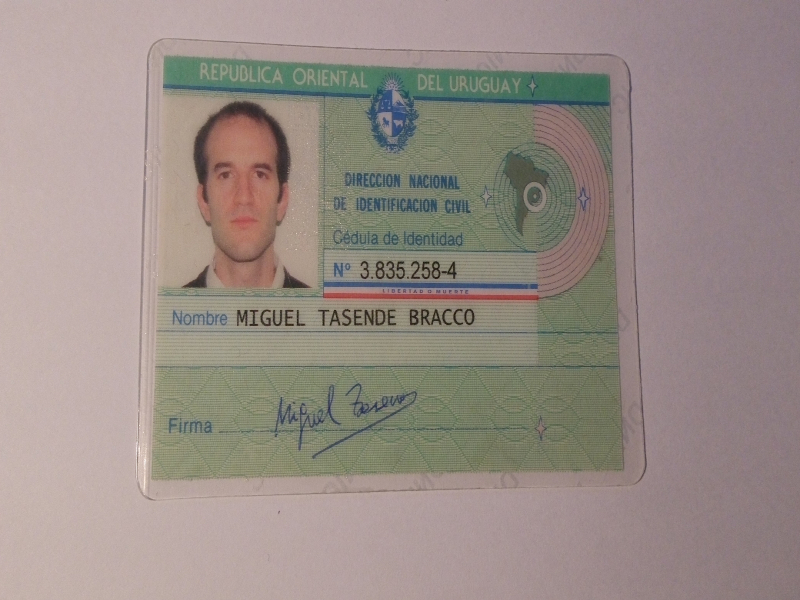
%> input picture practica3/imagenes/miCI1modif.jpg, 800 x 600 px
$ octave ej5.m   (GNU Octave 9; MATLAB toolbox functions it lacks are replaced by stand-ins)
%> lines starting %> are read from the running program, lines starting %| are printed output that depends on the picture; in (x1, y1, x2, y2) boxes, pixels count from 0 and x2, y2 are one past the last pixel; in counts of white or black regions, pixels touching at a corner belong together; the program's own positions count from 1
### practica3/funciones/sobel.m
function imaRes = sobel(imagen,p)
%p es el porcentaje de "magnitudes" que me quedo para el umbral
%p=-1 para default 10%

filtroH = [-1 0 1;-2 0 2;-1 0 1];
filtroV = [-1 -2 -1;0 0 0;1 2 1];


imaTemp = sqrt(conv2(double(imagen),filtroH,'same').^2 + conv2(double(imagen),filtroV,'same').^2);

%umbral = sqrt(4*mean2(imaTemp));
%Me quedo con p% magnitudes
if(p==-1)
    pInterno = 0.1;
else
    pInterno = p;
end

ordenado = sort(imaTemp(:));
umbral = ordenado(floor(length(ordenado)*(1-pInterno)));

%imaRes = uint8(imaTemp.*(imaTemp>umbral));
imaRes = uint8(255*(imaTemp>umbral));
imaRes = imaRes(2:size(imaRes,1)-1,2:size(imaRes,2)-1); %Saco el "marco

### practica3/funciones/contorno.m
function imaRes=contorno(imagen,K)

[M N] = size(imagen);

imaRes = zeros(M,N);

for i=1:M %Puntos de entrada
    temp = find(imagen(i,:),K,'first');
    if(length(temp)>0)
        jIzq = temp;
        imaRes(i,jIzq) = imagen(i,jIzq);
    end
    temp = find(imagen(i,:),K,'last');
    if(length(temp)>0)
        jDer = temp;
        imaRes(i,jDer) = imagen(i,jDer);
    end
end

for j=1:N %Puntos de entrada
    temp = find(imagen(:,j),K,'first');
    if(length(temp)>0)
        iArriba = temp;
        imaRes(iArriba,j) = imagen(iArriba,j);
    end
    temp = find(imagen(:,j),K,'last');
    if(length(temp)>0)
        iAbajo = temp;
        imaRes(iAbajo,j) = imagen(iAbajo,j);
    end
end

### practica3/funciones/houghM.m
function [matrizH,rho,thetaS]=houghM(imagen,dRho,theta)
%Se cambio el origen al centro de la imagen, asi que para tener todo el espacio,
%theta tiene que recorrer 180 grados.
%theta tiene que ser un vector fila

[m n]=size(imagen);
rho = -norm([m n])/2:dRho:norm([m n])/2;
M = length(rho);
%M = floor(norm([m n])/dRho); %La diagonal del rectangulo de la imagen, dividida por el paso de Rho
N = length(theta);
H = zeros(M,N); %Rho en las filas, theta en las columnas

thetaS = theta;

thetaRad = theta*pi/180;

centro = [round(m/2) round(n/2)]; %Muevo el origen al centro

for i=1:m
    for j=1:n
        if(imagen(i,j)>0) %Es un punto de borde
            %tomo x=i, y=j. Es decir que los ejes quedan rotados
            r = (i-centro(1))*cos(thetaRad) + (j-centro(2))*sin(thetaRad); %theta es un vector fila
            %Calculo en que celda de rho quedan esos
            for indTheta=1:N
                indRho = floor(r(indTheta)/dRho)+floor(M/2)+1;
                H(indRho,indTheta) = H(indRho,indTheta) + 1;
            end
        end
    end
end

matrizH = H;

### practica3/funciones/picosHough.m
function picos=picosHough(matrizH,umbral,Nmax)
%Devuelve una lista de coordenadas (rho,theta) con los picos encontrados

m = size(matrizH,1);
hVec = matrizH(:);
[mOrd,ind] = sort(hVec,'descend'); %Para que si limita Nmax, devuelva los mejores
z = ind(1:min(Nmax,length(ind)));
z = z(hVec(z)>umbral);

%z = find(matrizH>umbral,Nmax);
y=ceil(z/m);
x=z-(y-1)*m;

picos = [x y];

### practica3/scripts/ej5.m
clc
clear all
close all

imagen(:,:,1) = rgb2gray(imread('miCI1modif.jpg'));
%> imagen: size 600x800 uint8; min 23, max 244, mean 143.7
imagen(:,:,2) = rgb2gray(imread('miCI2modif.jpg'));
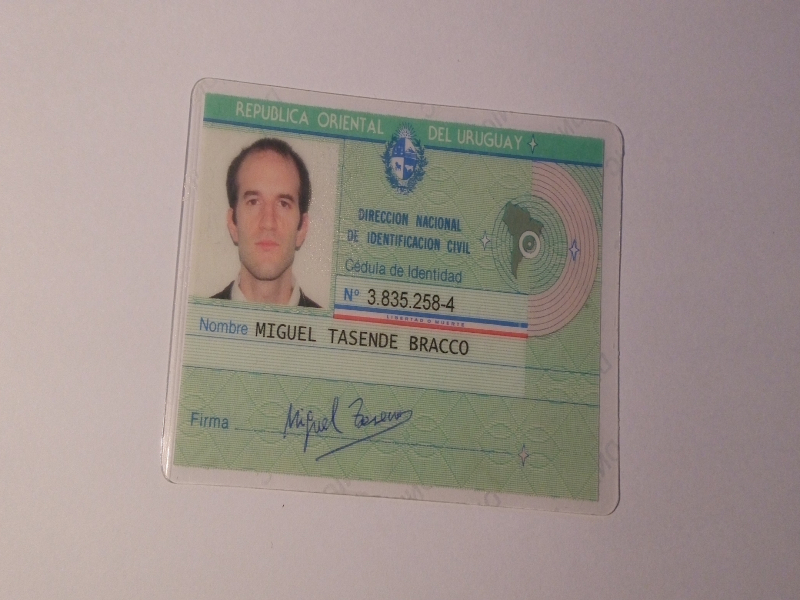
%> input picture practica3/imagenes/miCI2modif.jpg, 800 x 600 px
imagen(:,:,3) = rgb2gray(imread('miCI3modif.jpg'));
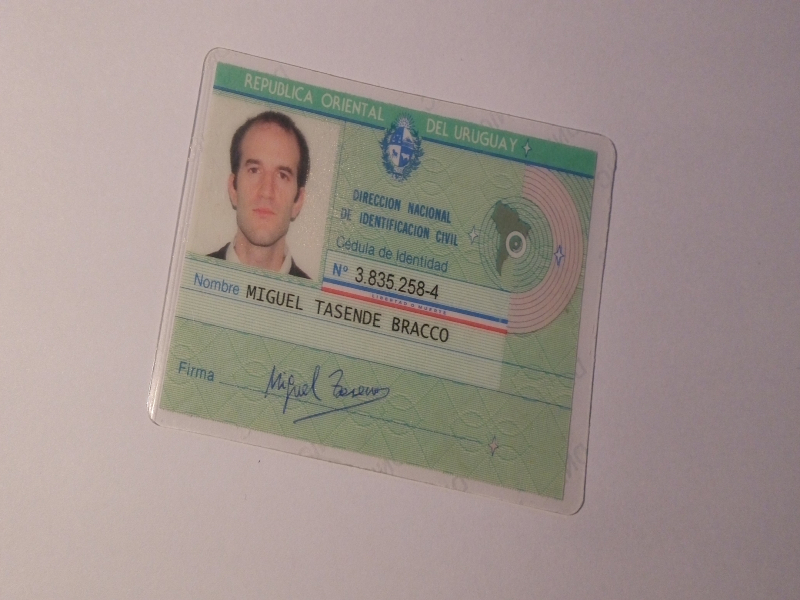
%> input picture practica3/imagenes/miCI3modif.jpg, 800 x 600 px
%> imagen: size 600x800x3 uint8
imagen(:,:,4) = rgb2gray(imread('miCI4modif.jpg'));
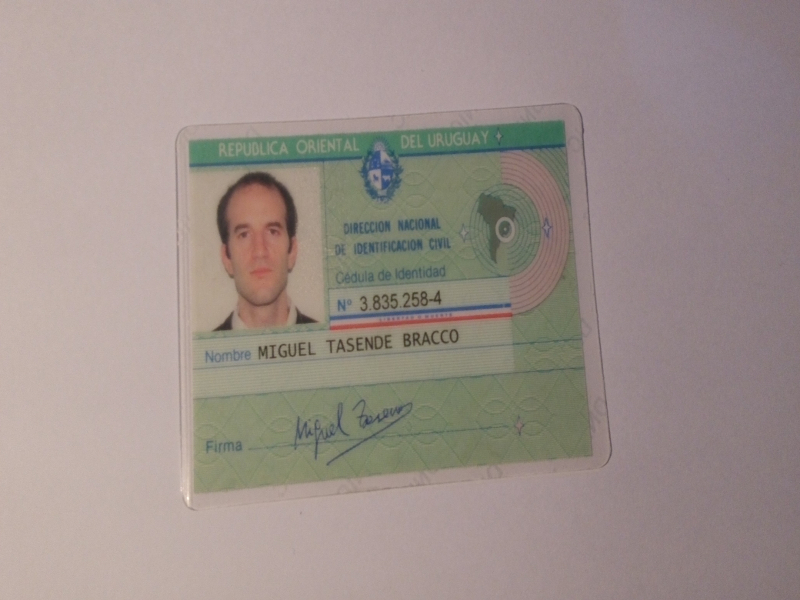
%> input picture practica3/imagenes/miCI4modif.jpg, 800 x 600 px
%> imagen: size 600x800x4 uint8
imagen(:,:,5) = rgb2gray(imread('CIPablo1modif.jpg'));
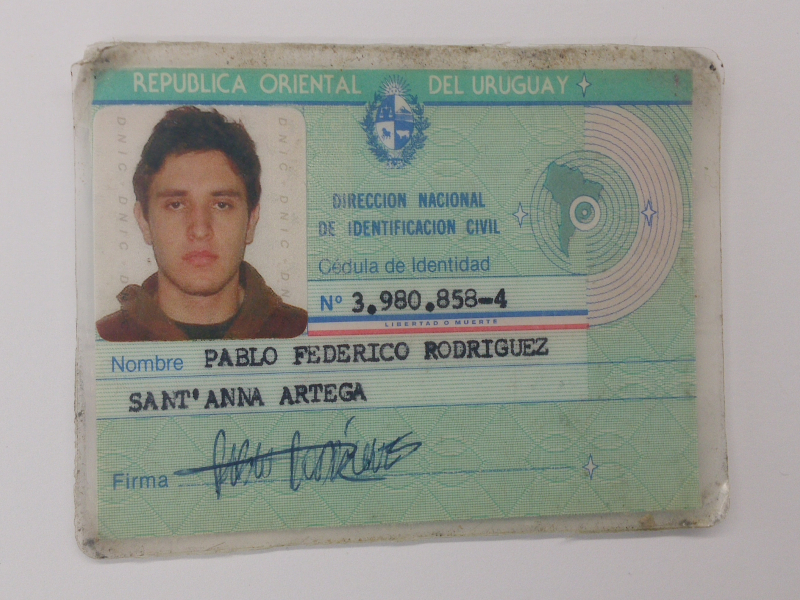
%> input picture practica3/imagenes/CIPablo1modif.jpg, 800 x 600 px
imagen(:,:,6) = rgb2gray(imread('CISantiago1modif.jpg'));
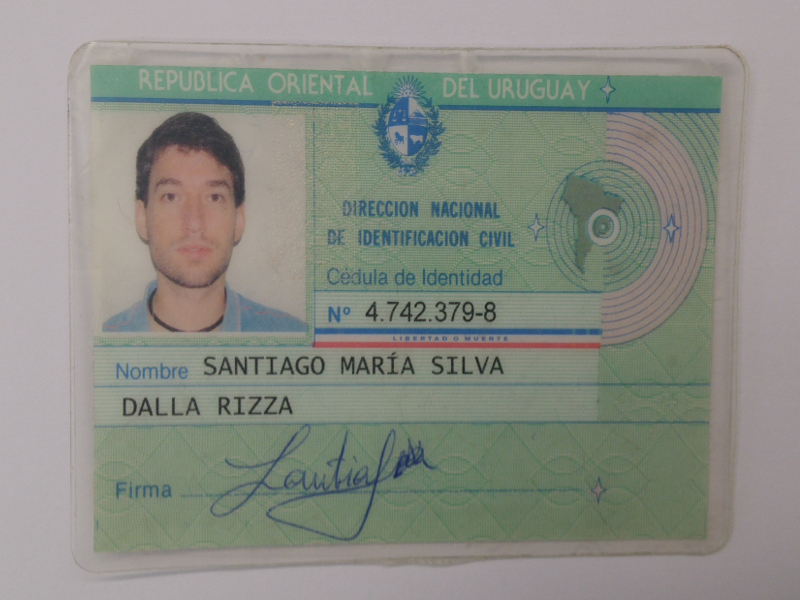
%> input picture practica3/imagenes/CISantiago1modif.jpg, 800 x 600 px

resultadoEsperado = [3 8 3 5 2 5 8 4;
    3 8 3 5 2 5 8 4;
    3 8 3 5 2 5 8 4;
    3 8 3 5 2 5 8 4;
    3 9 8 0 8 5 8 4;
    4 7 4 2 3 7 9 8
    ];

for indIma=1:length(imagen(1,1,:))
    ima = imagen(:,:,indIma);

p = 0.10; %de umbral para Sobel
K = 1; %Primer pixel

imaSobel = sobel(ima,p);
%> in sobel, `umbral = ordenado(floor(length(ordenado)*(1-pInterno)));`: umbral = 69.58
%> in sobel, `imaRes = uint8(255*(imaTemp>umbral));`: imaRes: size 600x800 uint8; 10% white in thin lines or dots
%> in sobel, `imaRes = imaRes(2:size(imaRes,1)-1,2:size(imaRes,2)-1);`: imaRes: size 598x798 uint8; 9.5% white in thin lines or dots, all inside (x1, y1, x2, y2) = (133, 36, 647, 514)
imaCont = contorno(imaSobel,K);
%> the loop in contorno, `for i=1:M` made 598 passes
%> (jIzq, jDer) on passes 37 to 48: (162, 180), (159, 198), (157, 215), (156, 234), (154, 252), (153, 269), (152, 285), (151, 306), (150, 326), (150, 348), (149, 373), (149, 412)
%> after the loop in contorno, `for i=1:M`: jDer = 278
%> after the loop in contorno, `for j=1:N`:
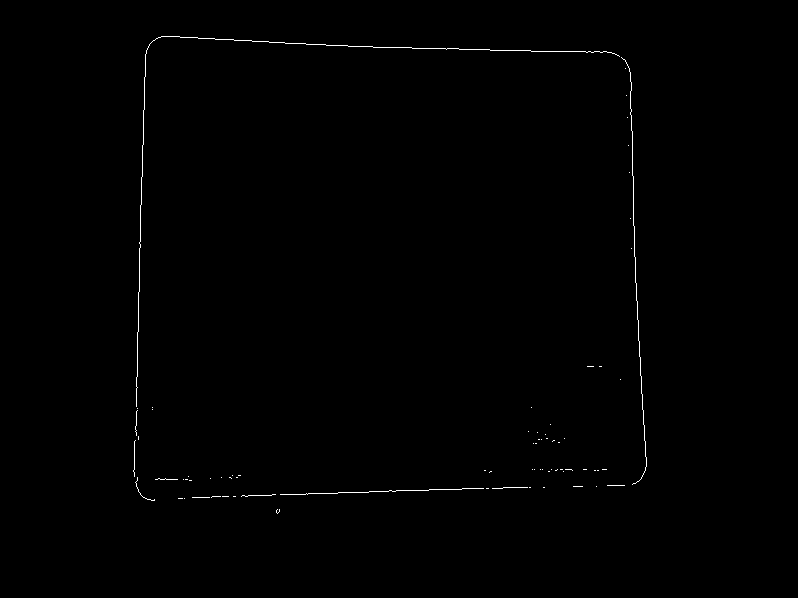
%> imaRes: size 598x798 double; 0.39% white in thin lines or dots, all inside (x1, y1, x2, y2) = (133, 36, 647, 514)
%> after the loop in contorno, `for j=1:N`: iAbajo = 467; iArriba = 458

figure
subplot(1,2,1)
imshow(imaSobel)
subplot(1,2,2)
imshow(imaCont)

%Voy a detectar las cuatro rectas del contorno------------------
[M N]=size(imaCont);
%> M = 598; N = 798
centro = [round(M/2) round(N/2)];
%> centro = [299 399]

%Detecto la recta de arriba
thetaArriba = -35:0.1:35;
dRhoArriba = 0.5;
mitadArriba = imaCont;
mitadArriba(floor(size(imaCont,1)/2):end,:) = 0;
%> mitadArriba: size 598x798 double; 0.2% white in thin lines or dots, all inside (x1, y1, x2, y2) = (138, 36, 637, 298)
[matrizHArriba,rhoArriba,thetaArriba] = houghM(mitadArriba,dRhoArriba,thetaArriba);
%> after the loop in houghM, `for i=1:m`: indRho = 1269; r = 701 values from -137.3 to 135.7
%> rhoArriba = 1995 values from -498.6 to 498.4; thetaArriba = 701 values from -35 to 35
umbralArriba = ceil(0.3*max(matrizHArriba(:)));
%> umbralArriba = 38
PArriba = picosHough(matrizHArriba,umbralArriba,1);
%> in picosHough, `z = ind(1:min(Nmax,length(ind)));`: z = 672811
%> in picosHough, `y=ceil(z/m);`: y = 338
%> in picosHough, `x=z-(y-1)*m;`: x = 496
%> in picosHough, `picos = [x y];`: picos = [496 338]
%> PArriba = [496 338]
thArriba = thetaArriba(PArriba(:,2));
%> thArriba = -1.3
rArriba = rhoArriba(PArriba(:,1));
%> rArriba = -251.1

%Detecto la recta de abajo
thetaAbajo = -35:0.1:35;
dRhoAbajo = 0.5;
mitadAbajo = imaCont;
mitadAbajo(1:floor(size(imaCont,1)/2),:) = 0;
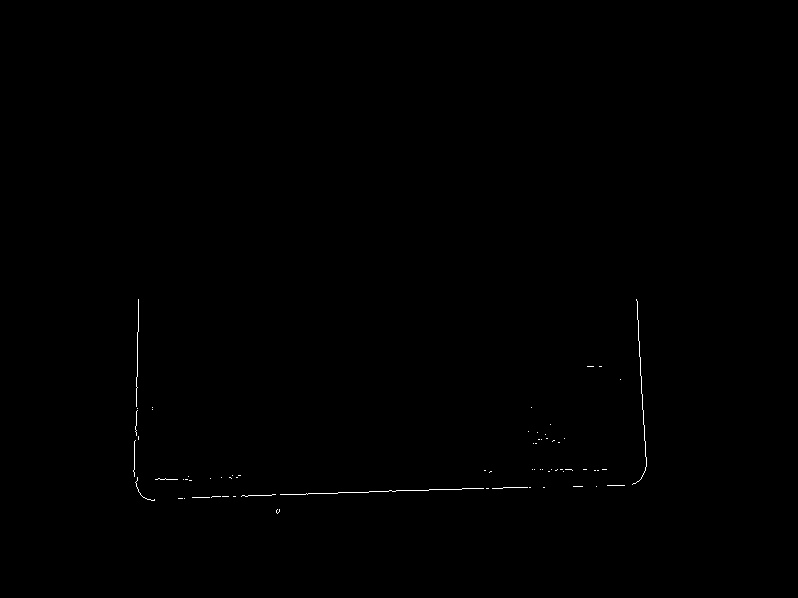
%> mitadAbajo: size 598x798 double; 0.18% white in thin lines or dots, all inside (x1, y1, x2, y2) = (133, 299, 647, 514)
[matrizHAbajo,rhoAbajo,thetaAbajo] = houghM(mitadAbajo,dRhoAbajo,thetaAbajo);
%> (the run ends here)
